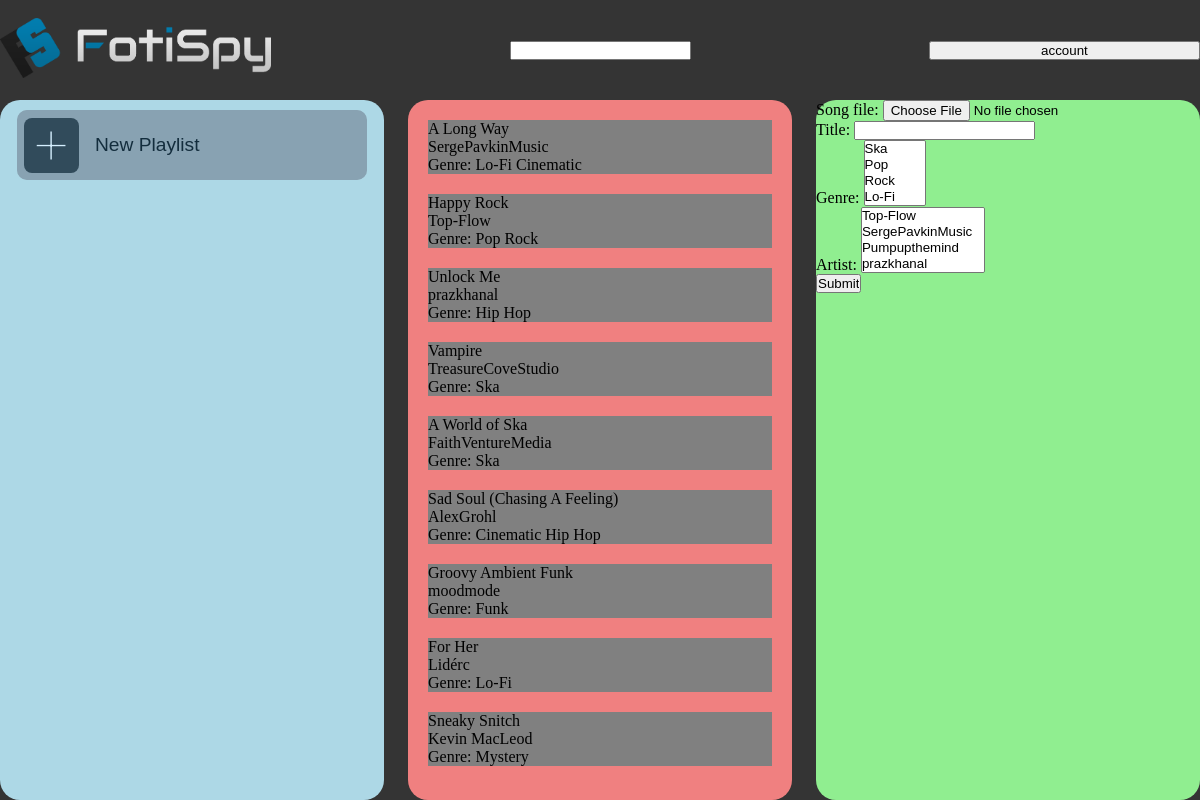
The app's page /iframetest/, older data.
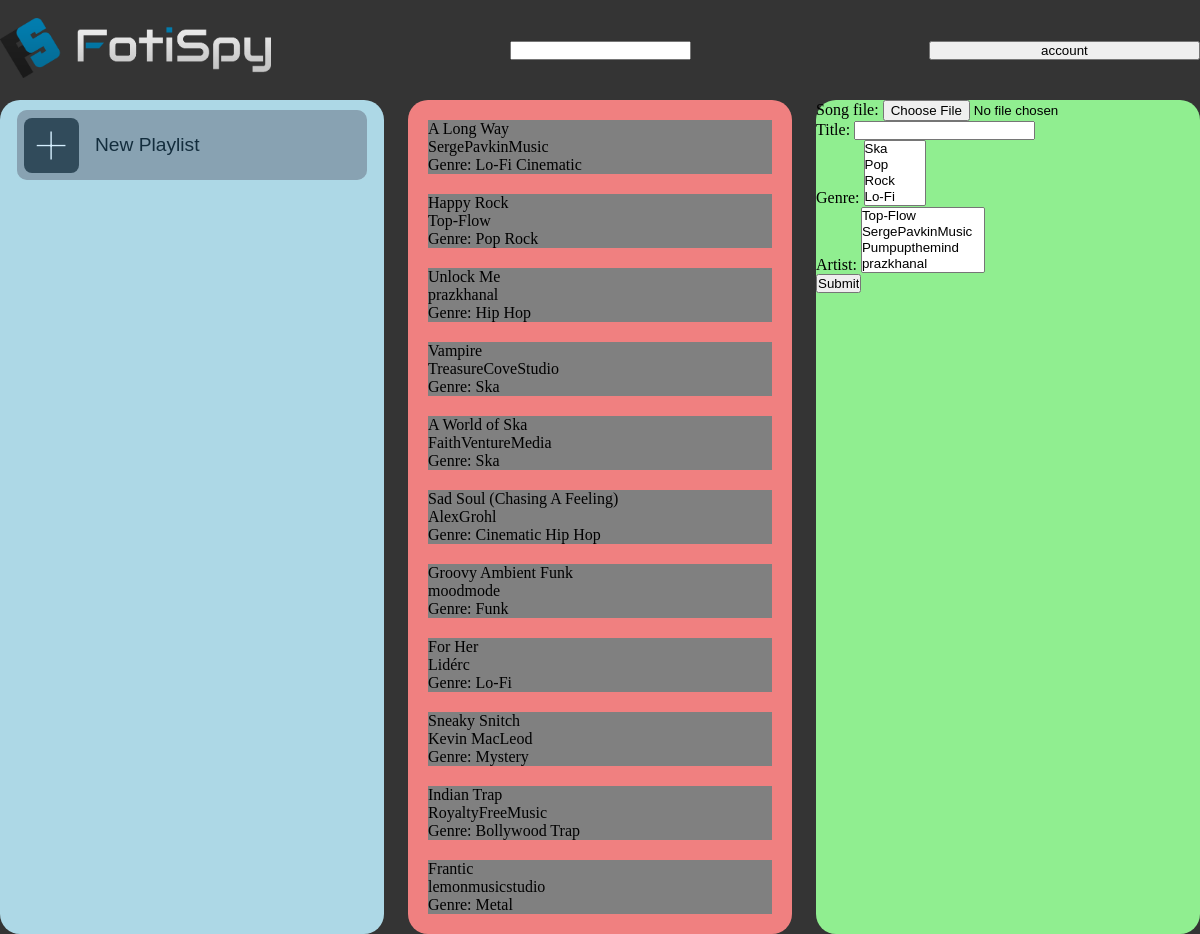
The same page, newer data.
### app/models.py (models this page shows, shortened)
class Song(models.Model):
    title = models.CharField(max_length=50)
    song_file = models.FileField(upload_to='')
    artist = models.ManyToManyField(Artist)
    genre = models.ManyToManyField(Genre)

class Artist(models.Model):
    name = models.CharField(max_length=50)
    def __str__(self):
        return self.name

class Genre(models.Model):
    name = models.CharField(max_length=50)
    def __str__(self):
        return self.name

### app/views.py (the view, shortened to what this page needs)
# urls.py: path('iframetest/', home_frame, name='ift'),
def home_frame(req: HttpRequest) -> HttpResponse:
    songs = Song.objects.all()
    songForm = AddSongForm()
    playlistForm = None
    playlists = None
    if req.user.is_authenticated:
        playlistForm = NewPlaylistForm()
        playlists = req.user.playlist_set.all()
    print(playlistForm)
    context = {'songs': songs, 'playlistForm': playlistForm, 'songForm': songForm, 'playlists': playlists}
    return render(req, 'add-playlist.html', context)

### app/forms.py (shortened to what this page needs)
class AddSongForm(forms.ModelForm):
    class Meta:
        model = Song
        fields = ['song_file', 'title', 'genre', 'artist']

### app/templates/add-playlist.html (shortened to what this page needs)
{% extends "homepageiframe.html" %}
{% block formcontent %}
{% if songForm %}
<form action="" method='POST' enctype="multipart/form-data">
    {{songForm.as_p}}
    <input type="submit" name='Add Song'>
</form>
{% endif %}
{% endblock formcontent %}

### app/templates/homepageiframe.html (shortened to what this page needs)
{% load static %}
<!DOCTYPE html>
<html lang="en">
    <head>
        <link rel="stylesheet" href="{% static "styles.css" %}">
    </head>
    <body>
        <div id='user-interface-wrapper'>
            <header class='ui-header'>
                <div class="icon-title">
                    <img class='fotispy-icon' src="{% static "FotiSpyLogoText.png" %}" alt="FotiSpy">
                </div>
                <input type="search">
                <button class='accountBtn'>account</button>
            </header>
            <div class="ui-container">
                <div id='playlists-container'>
                    <div id='gridifier'>
                        <div class='playlist-wrapper'>
                            <div id="new-playlist" class='playlist-button'>
                                <div class='playlist-icon-wrapper'>
                                    <div id='new-playlist-icon'>+</div>
                                </div>
                                <div class='playlist-text-wrapper'>
                                    <p class='playlist-text'>New Playlist</p>
                                </div>
                            </div>
                        </div>
                        <button id="playlistBtn"></button>
                    </div>
                </div>
                <div id='songs-container'>
                    {% for song in songs %}
                    <div class="song-wrapper">
                        <div class='songObject' title={{song.song_file.url}}>{{song.title}}</div>
                        <div>{% for artist in song.artist.all %}<span>{{artist.name}}</span>{% endfor %}</div>
                        <div>Genre: {% for genre in song.genre.all %}<span>{{genre.name}} </span>{% endfor %}</div>
                    </div>
                    {% endfor %}
                </div>
                <div id='other-container'>
                    {% block formcontent %}{% endblock formcontent %}
                </div>
            </div>
        </div>
    </body>
</html>

Row changes from the older to the newer data that the page shows:
added Song: title "Indian Trap"
now on this page (row unchanged): Artist: name "RoyaltyFreeMusic", shown under "Indian Trap"
now on this page (row unchanged): Genre: name "Bollywood", shown under "Indian Trap"
now on this page (row unchanged): Genre: name "Trap", shown under "Indian Trap"
added Song: title "Frantic"
added Artist: name "lemonmusicstudio", shown under "Frantic"
added Genre: name "Metal", shown under "Frantic"
